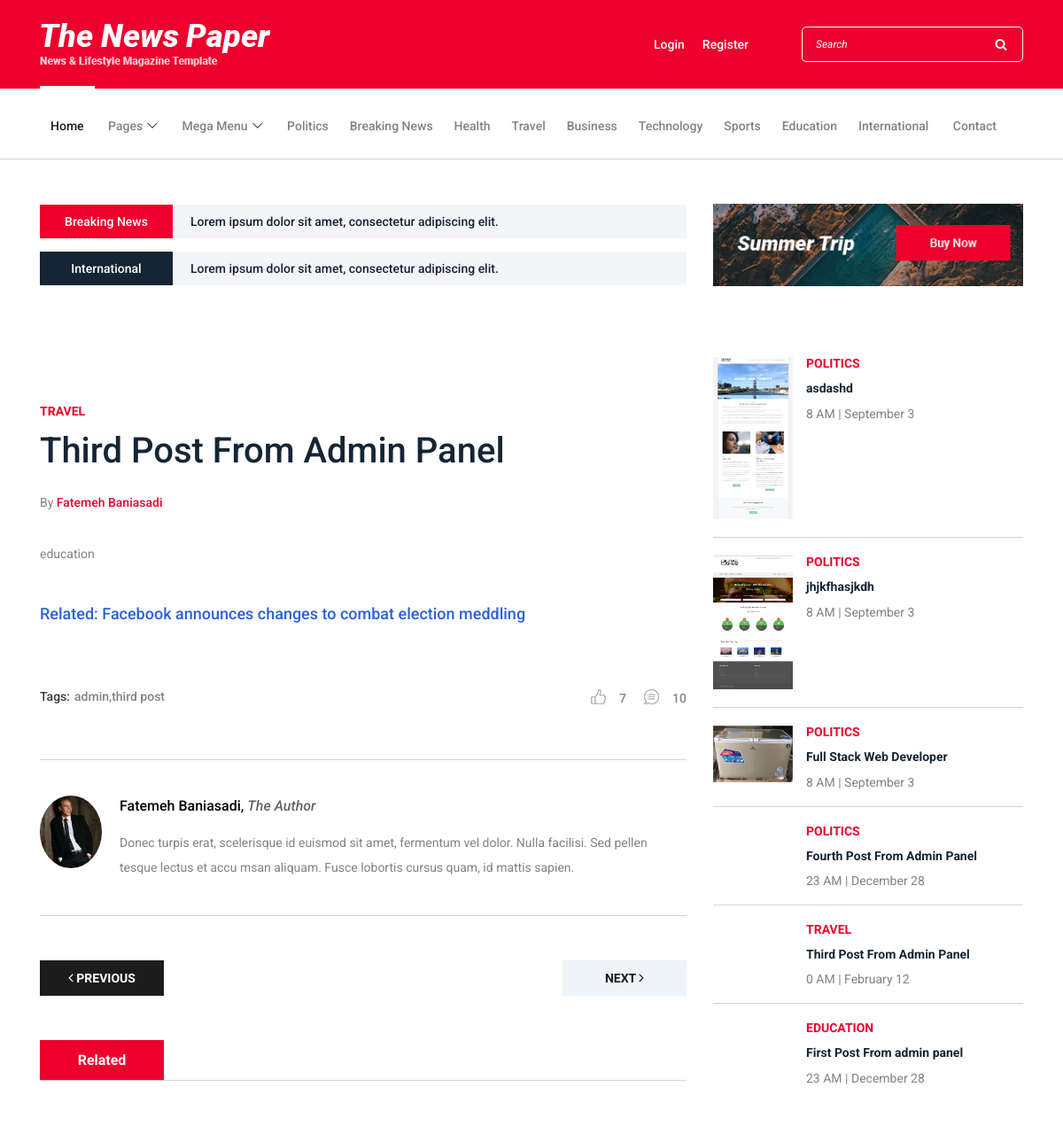
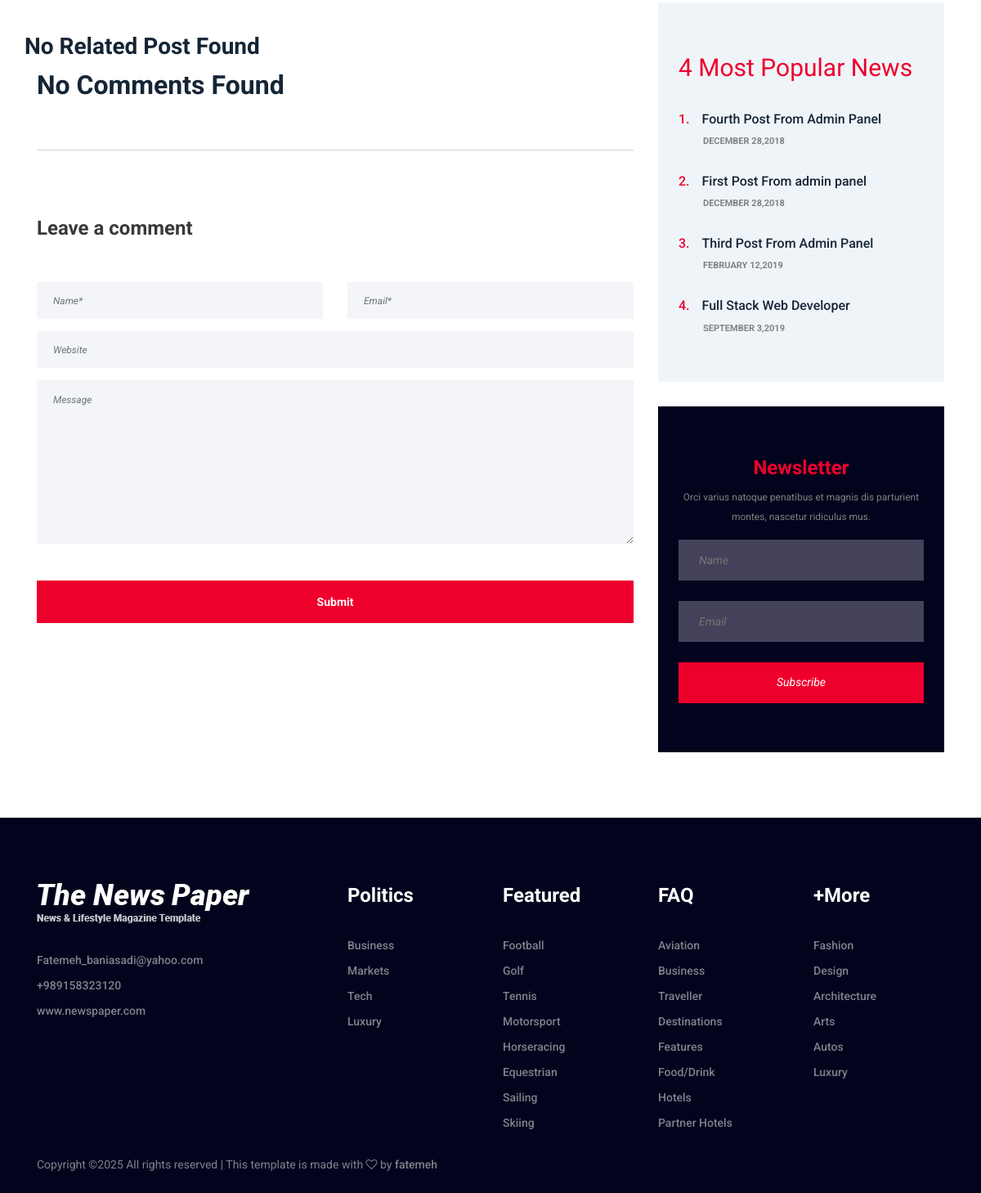
The page /single-post?post_id=47 on the database its author committed (2 pictures, top to bottom).
### tables this page shows
CREATE TABLE `categories` (
  `id` int(11) NOT NULL,
  `category` varchar(255) NOT NULL,
  `parent_id` int(11) DEFAULT '0'
);

CREATE TABLE `posts` (
  `id` int(11) NOT NULL,
  `image` varchar(255) NOT NULL,
  `category` varchar(255) DEFAULT NULL,
  `title` varchar(255) NOT NULL,
  `author` varchar(255) NOT NULL,
  `post_data` text NOT NULL,
  `tags` varchar(255) NOT NULL,
  `author_image` varchar(255) DEFAULT 'None',
  `date` int(11) NOT NULL,
  `status` varchar(255) NOT NULL,
  `views` int(11) DEFAULT NULL
);

### single-post.php (the view, shortened to what the rows shown need)
<?php
    require_once 'inc/db.php';
    require_once 'inc/head.php';
    if(isset($_GET['post_id'])){
        $post_id = $_GET['post_id'];
        $update = "UPDATE posts SET views = views+1 WHERE id = '$post_id'";
        mysqli_query($conn,$update);
    }
    else{
        header('location:index.php');
    }
?>
<body>
    <header class="header-area">
        <?php
            require_once 'inc/navbar.php';
        ?>
    </header>
    <div class="blog-area section-padding-0-80">
        <div class="container">
            <div class="row">
                <div class="col-12 col-lg-8">
                    <div class="blog-posts-area">
                        <?php
                            $query2 = "SELECT * FROM posts WHERE status = 'publish' AND id = '$post_id' LIMIT 1";
                            $res2 = mysqli_query($conn,$query2);
                            $count3 = mysqli_num_rows($res2);
                            if ($count3 > 0){
                                $row = mysqli_fetch_array($res2);
                                $id = $row['id'];
                                $image = $row['image'];
                                $title = $row['title'];
                                $category = $row['category'];
                                $sql1 = "SELECT * FROM categories WHERE category ='$category'";
                                $res3 = mysqli_query($conn,$sql1);
                                $row3 = mysqli_fetch_array($res3);
                                $cat_id1 = $row3['id'];
                                $post_data = $row['post_data'];
                                $tags = $row['tags'];
                                $author = ucwords($row['author']);
                                $author_image = $row['author_image'];
                                $views = $row['views'];
                        ?>
                        <div class="single-blog-post featured-post single-post">
                            <div class="post-thumb">
                                <a href="single-post?post_id=<?= $id;?>"><img src="img/bg-img/<?= $image;?>" alt=""></a>
                            </div>
                            <div class="post-data">
                                <a href="catagories-post?cat_id=<?= $cat_id1;?>" class="post-catagory"><?= $category;?></a>
                                <a href="single-post?post_id=<?= $id;?>" class="post-title">
                                    <h6><?= $title;?></h6>
                                </a>
                                <div class="post-meta">
                                    <p class="post-author">By <a href="#"><?= $author;?></a></p>
                                    <p><?= $post_data;?></p>
                                    <a href="#" class="related--post">Related: Facebook announces changes to combat election meddling</a>
                                    <div class="newspaper-post-like d-flex align-items-center justify-content-between">
                                        <div class="newspaper-tags d-flex">
                                            <span>Tags:</span>
                                            <ul class="d-flex">
                                                <li><a href="#"><?= $tags;?></a></li>
                                            </ul>
                                        </div>
                                        <div class="d-flex align-items-center post-like--comments">
                                            <a href="#" class="post-like"><img src="img/core-img/like.png" alt=""> <span><?= $views;?></span></a>
                                            <a href="#" class="post-comment"><img src="img/core-img/chat.png" alt=""> <span>10</span></a>
                                        </div>
                                    </div>
                                </div>
                            </div>
                        </div>
                        <div class="blog-post-author d-flex">
                            <div class="author-thumbnail">
                                <img src="img/users/<?= $author_image;?>" alt="">
                            </div>
                            <div class="author-info">
                                <a href="#" class="author-name"><?= $author;?>, <span>The Author</span></a>
                                <p>Donec turpis erat, scelerisque id euismod sit amet, fermentum vel dolor. Nulla facilisi. Sed pellen tesque lectus et accu msan aliquam. Fusce lobortis cursus quam, id mattis sapien.</p>
                            </div>
                        </div>
                        <?php
                            }
                            else{
                                echo "No Such Post Found";
                            }
                        ?>
                        <div class="comment_area clearfix">
                            <?php
                                $sql = "SELECT * FROM comments WHERE post_id = '$post_id' AND status = 'approved' ORDER BY id DESC LIMIT 10";
                                $res3 = mysqli_query($conn,$sql);
                                $count4 = mysqli_num_rows($res3);
                                if($count4 > 0){
                                    echo '<h5 class="title">'.$count4.' Latest Comments</h5>';
                                    while($row1 = mysqli_fetch_array($res3)){
                                        $comment_author = $row1['name'];
                                        $comment_author_image = $row1['image'];
                                        $comment_date = getdate($row1['date']);
                                        $comment_day = $comment_date['mday'];
                                        $comment_month = substr($comment_date['month'],0,3);
                                        $comment_year = $comment_date['year'];
                                        $comment_data = $row1['message'];
                            ?>
                            <ol>
                                <li class="single_comment_area">
                                    <div class="comment-content d-flex">
                                        <div class="comment-author">
                                            <img src="img/bg-img/<?= $comment_author_image;?>" alt="Author Image">
                                        </div>
                                        <div class="comment-meta">
                                            <a href="#" class="post-author"><?= $comment_author;?></a>
                                            <a href="#" class="post-date"><?= $comment_month.' '.$comment_day.','.$comment_year;?></a>
                                            <p><?= $comment_data;?></p>
                                        </div>
                                    </div>
                                </li>
                            </ol>
                            <?php
                                    }
                                }
                                else{
                                    echo '<h2>No Comments Found</h2>';
                                }
                            ?>
                        </div>
                    </div>
                </div>
                <div class="col-12 col-lg-4">
                    <div class="blog-sidebar-area">
                        <div class="latest-posts-widget mb-50">
                            <?php
                                require_once 'inc/sidebar.php';
                            ?>
                        </div>
                        <?php
                            require_once 'inc/4-most-popular-posts.php';
                        ?>
                    </div>
                </div>
            </div>
        </div>
    </div>
    <?php
        require_once 'inc/scripts.php';
    ?>

### inc/navbar.php (shortened to what the rows shown need)
<div class="newspaper-main-menu" id="stickyMenu">
    <div class="classy-nav-container breakpoint-off">
        <div class="container">
            <nav class="classy-navbar justify-content-between" id="newspaperNav">
                <div class="classy-menu">
                    <div class="classynav">
                        <ul>
                            <?php
                                $query = "SELECT * FROM categories LIMIT 9";
                                $res = mysqli_query($conn,$query);
                                $count = mysqli_num_rows($res);
                                if($count > 0){
                                    while($row = mysqli_fetch_array($res)){
                                        $id = $row['id'];
                                        $category = $row['category'];
                                        echo "<li><a href='catagories-post?cat_id=".$id." '>$category</a></li>";
                                    }
                                }
                                else{
                                    echo 'Nothing is here';
                                }
                            ?>
                        </ul>
                    </div>
                </div>
            </nav>
        </div>
    </div>
</div>

### inc/sidebar.php
<?php
$query = "SELECT * FROM posts WHERE status = 'publish' ORDER BY id DESC LIMIT 6";
$res = mysqli_query($conn, $query);
$count = mysqli_num_rows($res);
if ($count > 0) {
    while ($row = mysqli_fetch_array($res)) {
        $id = $row['id'];
        $image = $row['image'];
        $title = $row['title'];
        $category = $row['category'];
        $sql2 = "SELECT * FROM categories WHERE category ='$category'";
        $res4 = mysqli_query($conn, $sql2);
        if ($res4 && mysqli_num_rows($res4) > 0) {
            $row5 = mysqli_fetch_array($res4);
            $cat_id = $row5['id'];
        } else {
            $cat_id = 'unknown';
        }
        $date = getdate($row['date']);
        $hour = $date['hours'];
        $month = $date['month'];
        $day = $date['mday'];
        ?>
        <div class="single-blog-post small-featured-post d-flex">
            <div class="post-thumb">
                <a href="single-post?post_id=<?= $id; ?>"><img src="img/bg-img/<?= $image; ?>" alt=""></a>
            </div>
            <div class="post-data">
                <a href="catagories-post?cat_id=<?= $cat_id; ?>" class="post-catagory"><?= $category; ?></a>
                <div class="post-meta">
                    <a href="single-post?post_id=<?= $id; ?>" class="post-title">
                        <h6><?= $title; ?></h6>
                    </a>
                    <p class="post-date"><span><?= $hour; ?> AM</span> | <span><?= $month . ' ' . $day; ?></span></p>
                </div>
            </div>
        </div>
        <?php
    }
}
?>

### inc/4-most-popular-posts.php (shortened to what the rows shown need)
<div class="popular-news-widget mb-30">
    <?php
    $query = "SELECT * FROM posts WHERE status = 'publish' ORDER BY views DESC LIMIT 4";
    $res = mysqli_query($conn,$query);
    $count = mysqli_num_rows($res);
    $count2 = 1;
    if($count > 0){
        while($row = mysqli_fetch_array($res)){
            $id = $row['id'];
            $title = $row['title'];
            $date = getdate($row['date']);
            $day = $date['mday'];
            $month = $date['month'];
            $year = $date['year'];
            ?>
            <div class="single-popular-post">
                <a href="single-post?post_id=<?= $id;?>">
                    <h6><span><?= $count2;?>.</span> <?= $title;?></h6>
                </a>
                <p><?= $month.' '.$day.','.$year;?></p>
            </div>
            <?php
            $count2++;
        }
    }
    ?>
</div>

### rows shown on the page
categories: category "Politics"
categories: category "Breaking News"
categories: category "Health"
categories: category "Travel"
categories: category "Business"
categories: category "Technology"
categories: category "Sports"
categories: category "Education"
categories: category "International"
posts: category "TRAVEL", title "Third Post From Admin Panel", author "Fatemeh Baniasadi", post_data "education", tags "admin,third post", views "7", author_image (picture), date "0", date "February", date "12", date "FEBRUARY", date "2019"
posts: image (picture), category "POLITICS", title "asdashd", date "8", date "September", date "3"
posts: image (picture), category "POLITICS", title "jhjkfhasjkdh", date "8", date "September", date "3"
posts: image (picture), category "POLITICS", title "Full Stack Web Developer", date "8", date "September", date "3", date "SEPTEMBER", date "2019"
posts: category "POLITICS", title "Fourth Post From Admin Panel", date "23", date "December", date "28", date "DECEMBER", date "2018"
posts: category "EDUCATION", title "First Post From admin panel", date "23", date "December", date "28", date "DECEMBER", date "2018"
